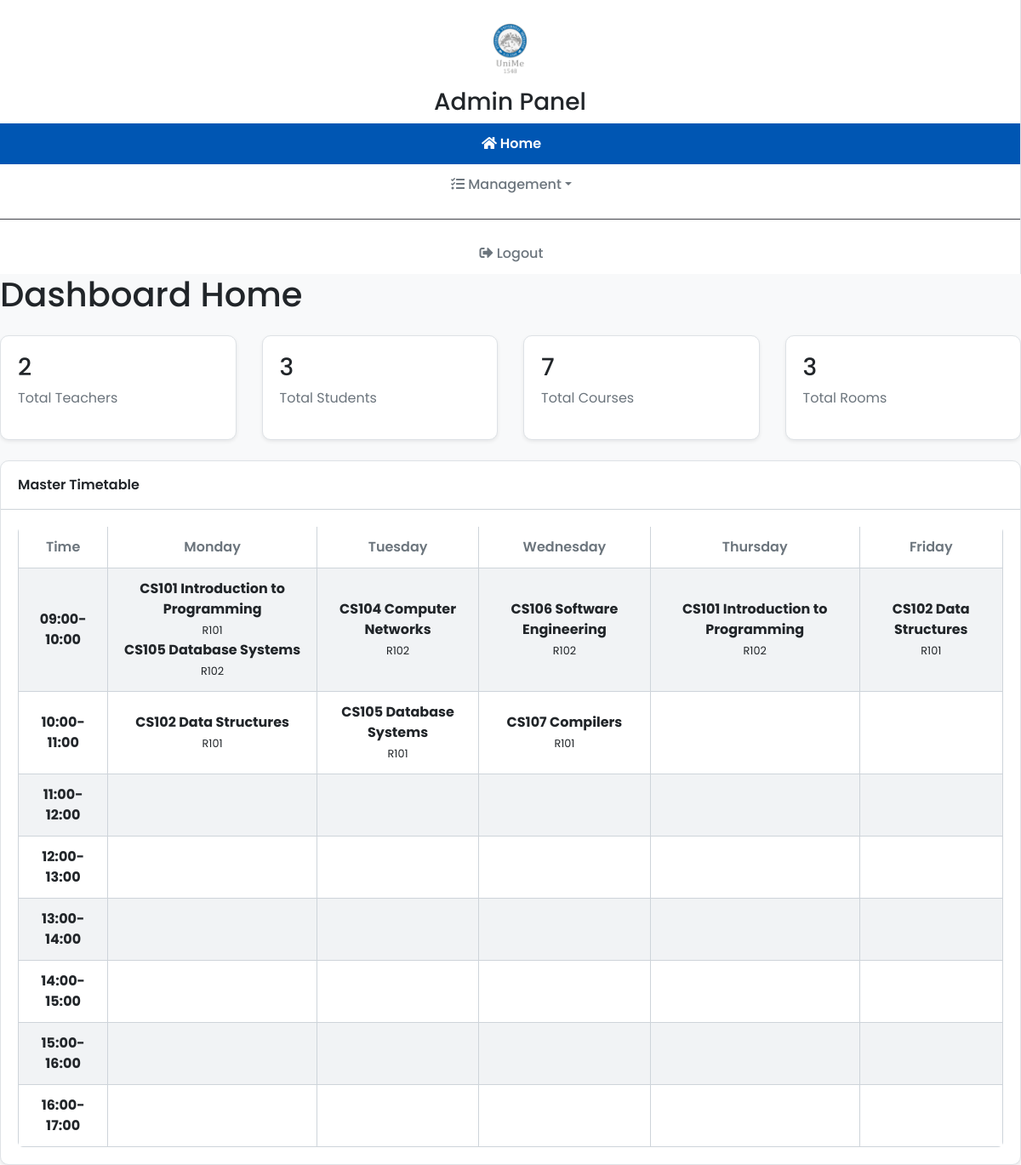
Page /admin_dashboard.php (signed in) on the committed database.
### tables this page shows
CREATE TABLE `schedules` (
  `id` int(11) NOT NULL AUTO_INCREMENT,
  `course_id` int(11) DEFAULT NULL,
  `room_id` int(11) DEFAULT NULL,
  `timeslot` varchar(255) DEFAULT NULL,
  `day_of_week` varchar(255) DEFAULT NULL,
  PRIMARY KEY (`id`),
  UNIQUE KEY `uniq_room_slot` (`room_id`,`day_of_week`,`timeslot`),
  KEY `course_id` (`course_id`),
  CONSTRAINT `schedules_ibfk_1` FOREIGN KEY (`course_id`) REFERENCES `courses` (`id`),
  CONSTRAINT `schedules_ibfk_2` FOREIGN KEY (`room_id`) REFERENCES `rooms` (`id`)
);

CREATE TABLE `courses` (
  `id` int(11) NOT NULL AUTO_INCREMENT,
  `name` varchar(255) NOT NULL,
  `description` text DEFAULT NULL,
  `credits` int(11) DEFAULT NULL,
  `teacher_id` int(11) DEFAULT NULL,
  PRIMARY KEY (`id`),
  KEY `fk_teacher` (`teacher_id`),
  CONSTRAINT `fk_teacher` FOREIGN KEY (`teacher_id`) REFERENCES `users` (`id`)
);

CREATE TABLE `rooms` (
  `id` int(11) NOT NULL AUTO_INCREMENT,
  `name` varchar(255) NOT NULL,
  `capacity` int(11) DEFAULT NULL,
  PRIMARY KEY (`id`)
);

### admin_dashboard.php (the view, shortened to what this page needs)
<?php
require_once 'db_config.php';
$page = $_GET['page'] ?? 'home';
$teachers = $conn->query("SELECT id, username FROM users WHERE role = 'teacher' ORDER BY username")->fetch_all(MYSQLI_ASSOC);
$students = $conn->query("SELECT id, username FROM users WHERE role = 'student' ORDER BY username")->fetch_all(MYSQLI_ASSOC);
$courses  = $conn->query("SELECT c.id, c.name, c.description, c.credits, u.username AS teacher_name FROM courses c LEFT JOIN users u ON c.teacher_id = u.id ORDER BY c.name")->fetch_all(MYSQLI_ASSOC);
$rooms    = $conn->query("SELECT id, name FROM rooms ORDER BY name")->fetch_all(MYSQLI_ASSOC);
$weekdays  = ["Monday","Tuesday","Wednesday","Thursday","Friday"];
$timeslots = ["09:00-10:00","10:00-11:00","11:00-12:00","12:00-13:00","13:00-14:00","14:00-15:00","15:00-16:00","16:00-17:00"];
$current_page_name = basename($_SERVER['PHP_SELF']);
$current_sub_page  = $_GET['page'] ?? 'home';
$management_pages  = ['users','courses','schedules','requests', 'reports', 'schedule_requests'];
$is_management_active = ($current_page_name === 'admin_dashboard.php' && in_array($current_sub_page, $management_pages, true));
if ($page === 'home') {
    $schedule_data = [];
    $schedule_sql = "SELECT s.day_of_week, s.timeslot, c.name AS course_name, r.name AS room_name, u.username as teacher_name
                     FROM schedules s
                     JOIN courses c ON s.course_id = c.id
                     JOIN rooms r ON s.room_id = r.id
                     LEFT JOIN users u on c.teacher_id = u.id";
    $schedule_result = $conn->query($schedule_sql);
    while ($row = $schedule_result->fetch_assoc()) {
        $schedule_data[$row['day_of_week']][$row['timeslot']][] = $row;
    }
}
?>
<!DOCTYPE html>
<html lang="en">
<head>
    <link rel="stylesheet" href="https://maxcdn.bootstrapcdn.com/bootstrap/4.5.2/css/bootstrap.min.css">
    <link rel="stylesheet" href="https://cdnjs.cloudflare.com/ajax/libs/font-awesome/5.15.3/css/all.min.css">
    <link rel="stylesheet" href="css/styles.css">
</head>
<body>
<div class="sidebar text-center">
    <img src="images/logo.png" alt="UniMe Logo" style="height: 60px; margin-bottom: 15px; max-width: 80%; object-fit: contain;">
    <h3 class="sidebar-header">Admin Panel</h3>
    <a href="admin_dashboard.php?page=home" class="<?php echo ($current_sub_page=='home')?'active':''; ?>"><i class="fas fa-home"></i> Home</a>
    <a href="#managementSubmenu" data-toggle="collapse" aria-expanded="<?php echo $is_management_active?'true':'false'; ?>" class="dropdown-toggle"><i class="fas fa-tasks"></i> Management</a>
    <hr style="border-color:#404249;">
    <a href="logout.php"><i class="fas fa-sign-out-alt"></i> Logout</a>
</div>
<div class="main-content" id="adminTabContent">
<?php if ($page === 'home'): ?>
    <h1 class="mb-4">Dashboard Home</h1>
    <div class="row">
        <div class="col-xl-3 col-md-6 mb-4"><div class="card"><div class="card-body"><h3><?php echo count($teachers); ?></h3><p class="text-secondary">Total Teachers</p></div></div></div>
        <div class="col-xl-3 col-md-6 mb-4"><div class="card"><div class="card-body"><h3><?php echo count($students); ?></h3><p class="text-secondary">Total Students</p></div></div></div>
        <div class="col-xl-3 col-md-6 mb-4"><div class="card"><div class="card-body"><h3><?php echo count($courses); ?></h3><p class="text-secondary">Total Courses</p></div></div></div>
        <div class="col-xl-3 col-md-6 mb-4"><div class="card"><div class="card-body"><h3><?php echo count($rooms); ?></h3><p class="text-secondary">Total Rooms</p></div></div></div>
    </div>
    <div class="card">
        <div class="card-header">Master Timetable</div>
        <div class="card-body table-responsive">
            <table class="table table-bordered text-center">
                <thead><tr><th>Time</th><?php foreach($weekdays as $d) echo "<th>$d</th>"; ?></tr></thead>
                <tbody>
                <?php foreach ($timeslots as $slot): ?>
                    <tr>
                        <th><?php echo $slot; ?></th>
                        <?php foreach ($weekdays as $day): ?>
                            <td>
                                <?php
                                if (isset($schedule_data[$day][$slot])) {
                                    foreach ($schedule_data[$day][$slot] as $s) {
                                        echo "<div class='slot-item'><strong>".htmlspecialchars($s['course_name'])."</strong><br><small>".htmlspecialchars($s['room_name'])."</small></div>";
                                    }
                                }
                                ?>
                            </td>
                        <?php endforeach; ?>
                    </tr>
                <?php endforeach; ?>
                </tbody>
            </table>
        </div>
    </div>
<?php endif; ?>
</div>
</body>
</html>

### css/styles.css (style rules this page uses)
:root { --color-bg-base: #f8f9fa; --color-bg-alt: #ffffff; --color-bg-elevated: #f1f3f5; --color-bg-elevated-hover: #e9ecef; --color-accent: #0056b3; --color-accent-hover: #004494; --color-border: #dee2e6; --color-divider: #ced4da; --color-text-primary: #212529; --color-text-secondary: #6c757d; --color-text-faint: #adb5bd; --color-text-on-accent: #ffffff; --radius-xs: 4px; --radius-sm: 6px; --radius-md: 10px; --radius-lg: 16px; --shadow-focus-ring: 0 0 0 3px rgba(0, 86, 179, .25); --shadow-sm: 0 .125rem .25rem rgba(0, 0, 0, .075); --shadow-md: 0 .5rem 1rem rgba(0, 0, 0, .15); --shadow-lg: 0 1rem 3rem rgba(0, 0, 0, .175); --outline-focus: 2px solid var(--color-accent); --color-danger: #721c24; --color-danger-border: #f5c6cb; --color-danger-bg: #f8d7da; --color-danger-hover: #c82333; --color-success: #155724; --color-success-border: #c3e6cb; --color-success-bg: #d4edda; --color-success-hover: #218838; --color-warning: #856404; --color-warning-border: #ffeeba; --color-warning-bg: #fff3cd; --color-warning-hover: #e0a800; --color-info: #0c5460; --color-info-border: #bee5eb; --color-info-bg: #d1ecf1; --color-info-hover: #138496; --transition-fast: .15s cubic-bezier(.4, 0, .2, 1); --transition-slow: .35s cubic-bezier(.4, 0, .2, 1); }
body { background: var(--color-bg-base); color: var(--color-text-primary); font-family: 'Poppins', system-ui, -apple-system, "Segoe UI", Roboto, Inter, "Helvetica Neue", Arial, sans-serif; -webkit-font-smoothing: antialiased; margin: 0; }
a { color: var(--color-accent); text-decoration: none; transition: color var(--transition-fast); }
.sidebar { background: var(--color-bg-alt); color: var(--color-text-primary); padding-top: 28px; border-right: 1px solid var(--color-border); }
.sidebar a { display: block; color: var(--color-text-secondary); padding: 12px 18px; font-weight: 500; border-left: 3px solid transparent; transition: background var(--transition-fast), color var(--transition-fast), border-color var(--transition-fast), transform var(--transition-fast); }
.sidebar a.active { background: var(--color-accent); color: var(--color-text-on-accent); border-left-color: transparent; font-weight: 600; }
.card { background: var(--color-bg-alt); border: 1px solid var(--color-border); border-radius: var(--radius-md); box-shadow: var(--shadow-sm); transition: background var(--transition-fast), transform var(--transition-fast), box-shadow var(--transition-fast); }
.card-header { background: transparent; border-bottom: 1px solid var(--color-divider); color: var(--color-text-primary); font-weight: 600; padding: 1rem 1.25rem; }
.table { margin-bottom: 0; background-color: var(--color-bg-alt); border-radius: var(--radius-sm); overflow: hidden; }
.table thead th { border-color: var(--color-divider); color: var(--color-text-secondary); font-weight: 600; background: var(--color-bg-alt); border-bottom-width: 1px; }
.table tbody { color: var(--color-text-primary); }
.table tbody tr { background: transparent; transition: background var(--transition-fast), color var(--transition-fast); }
.table tbody tr:nth-of-type(odd) { background-color: var(--color-bg-elevated); }
.table td, .table th { border-color: var(--color-divider); vertical-align: middle; border-top: none; }
::placeholder { color: var(--color-text-faint); }
.slot-item:last-child { margin-bottom: 0; }

### rows in the picture
schedules: course.name "CS101 Introduction to Programming", room.name "R101"
schedules: course.name "CS105 Database Systems", room.name "R102"
schedules: course.name "CS104 Computer Networks", room.name "R102"
schedules: course.name "CS106 Software Engineering", room.name "R102"
schedules: course.name "CS101 Introduction to Programming", room.name "R102"
schedules: course.name "CS102 Data Structures", room.name "R101"
schedules: course.name "CS102 Data Structures", room.name "R101"
schedules: course.name "CS105 Database Systems", room.name "R101"
schedules: course.name "CS107 Compilers", room.name "R101"

### other values in the picture
count($teachers) "2"
count($students) "3"
count($courses) "7"
count($rooms) "3"
$d "Monday"
$d "Tuesday"
$d "Wednesday"
$d "Thursday"
$d "Friday"
$slot "09:00-10:00"
$slot "10:00-11:00"
$slot "11:00-12:00"
$slot "12:00-13:00"
$slot "13:00-14:00"
$slot "14:00-15:00"
